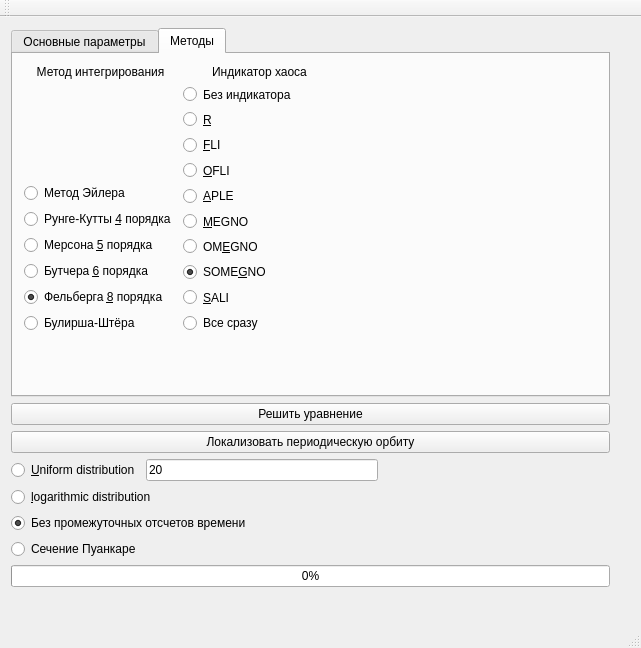
<?xml version="1.0" encoding="UTF-8"?>
<ui version="4.0">
 <class>MainWindow</class>
 <widget class="QMainWindow" name="MainWindow">
  <property name="geometry">
   <rect>
    <x>0</x>
    <y>0</y>
    <width>641</width>
    <height>648</height>
   </rect>
  </property>
  <property name="windowTitle">
   <string>Chaos Detector 128bit</string>
  </property>
  <widget class="QWidget" name="centralWidget">
   <widget class="QWidget" name="verticalLayoutWidget">
    <property name="geometry">
     <rect>
      <x>0</x>
      <y>0</y>
      <width>621</width>
      <height>581</height>
     </rect>
    </property>
    <layout class="QVBoxLayout" name="verticalLayout_2">
     <item>
      <widget class="QTabWidget" name="tabWidget">
       <property name="currentIndex">
        <number>1</number>
       </property>
       <widget class="QWidget" name="tab">
        <attribute name="title">
         <string>Основные параметры</string>
        </attribute>
        <widget class="QWidget" name="horizontalLayoutWidget">
         <property name="geometry">
          <rect>
           <x>0</x>
           <y>0</y>
           <width>203</width>
           <height>238</height>
          </rect>
         </property>
         <layout class="QHBoxLayout" name="horizontalLayout">
          <item>
           <layout class="QVBoxLayout" name="verticalLayout">
            <item>
             <widget class="QLabel" name="label_9">
              <property name="text">
               <string>Интервал времени</string>
              </property>
              <property name="alignment">
               <set>Qt::AlignCenter</set>
              </property>
             </widget>
            </item>
            <item>
             <spacer name="verticalSpacer_4">
              <property name="orientation">
               <enum>Qt::Vertical</enum>
              </property>
              <property name="sizeHint" stdset="0">
               <size>
                <width>20</width>
                <height>40</height>
               </size>
              </property>
             </spacer>
            </item>
            <item>
             <layout class="QHBoxLayout" name="horizontalLayout_2">
              <item>
               <widget class="QLabel" name="label">
                <property name="text">
                 <string>tmin</string>
                </property>
               </widget>
              </item>
              <item>
               <spacer name="horizontalSpacer">
                <property name="orientation">
                 <enum>Qt::Horizontal</enum>
                </property>
                <property name="sizeHint" stdset="0">
                 <size>
                  <width>40</width>
                  <height>20</height>
                 </size>
                </property>
               </spacer>
              </item>
              <item>
               <spacer name="horizontalSpacer_7">
                <property name="orientation">
                 <enum>Qt::Horizontal</enum>
                </property>
                <property name="sizeHint" stdset="0">
                 <size>
                  <width>40</width>
                  <height>20</height>
                 </size>
                </property>
               </spacer>
              </item>
              <item>
               <widget class="QLineEdit" name="lineEdit_tmin">
                <property name="text">
                 <string>0</string>
                </property>
                <property name="alignment">
                 <set>Qt::AlignRight|Qt::AlignTrailing|Qt::AlignVCenter</set>
                </property>
               </widget>
              </item>
             </layout>
            </item>
            <item>
             <layout class="QHBoxLayout" name="horizontalLayout_3">
              <item>
               <widget class="QLabel" name="label_2">
                <property name="text">
                 <string>tmax</string>
                </property>
               </widget>
              </item>
              <item>
               <spacer name="horizontalSpacer_2">
                <property name="orientation">
                 <enum>Qt::Horizontal</enum>
                </property>
                <property name="sizeHint" stdset="0">
                 <size>
                  <width>40</width>
                  <height>20</height>
                 </size>
                </property>
               </spacer>
              </item>
              <item>
               <spacer name="horizontalSpacer_6">
                <property name="orientation">
                 <enum>Qt::Horizontal</enum>
                </property>
                <property name="sizeHint" stdset="0">
                 <size>
                  <width>40</width>
                  <height>20</height>
                 </size>
                </property>
               </spacer>
              </item>
              <item>
               <widget class="QLineEdit" name="lineEdit_tmax">
                <property name="text">
                 <string>500</string>
                </property>
                <property name="alignment">
                 <set>Qt::AlignRight|Qt::AlignTrailing|Qt::AlignVCenter</set>
                </property>
               </widget>
              </item>
             </layout>
            </item>
            <item>
             <widget class="QLabel" name="label_20">
              <property name="text">
               <string>Константы интегратора</string>
              </property>
              <property name="alignment">
               <set>Qt::AlignCenter</set>
              </property>
             </widget>
            </item>
            <item>
             <layout class="QHBoxLayout" name="horizontalLayout_5">
              <item>
               <widget class="QLabel" name="label_3">
                <property name="text">
                 <string>h</string>
                </property>
               </widget>
              </item>
              <item>
               <spacer name="horizontalSpacer_3">
                <property name="orientation">
                 <enum>Qt::Horizontal</enum>
                </property>
                <property name="sizeHint" stdset="0">
                 <size>
                  <width>40</width>
                  <height>20</height>
                 </size>
                </property>
               </spacer>
              </item>
              <item>
               <spacer name="horizontalSpacer_8">
                <property name="orientation">
                 <enum>Qt::Horizontal</enum>
                </property>
                <property name="sizeHint" stdset="0">
                 <size>
                  <width>40</width>
                  <height>20</height>
                 </size>
                </property>
               </spacer>
              </item>
              <item>
               <widget class="QLineEdit" name="lineEdit_h">
                <property name="text">
                 <string>1e-4</string>
                </property>
                <property name="alignment">
                 <set>Qt::AlignRight|Qt::AlignTrailing|Qt::AlignVCenter</set>
                </property>
               </widget>
              </item>
             </layout>
            </item>
            <item>
             <layout class="QHBoxLayout" name="horizontalLayout_7">
              <item>
               <widget class="QLabel" name="label_6">
                <property name="text">
                 <string>eps</string>
                </property>
               </widget>
              </item>
              <item>
               <spacer name="horizontalSpacer_5">
                <property name="orientation">
                 <enum>Qt::Horizontal</enum>
                </property>
                <property name="sizeHint" stdset="0">
                 <size>
                  <width>40</width>
                  <height>20</height>
                 </size>
                </property>
               </spacer>
              </item>
              <item>
               <spacer name="horizontalSpacer_10">
                <property name="orientation">
                 <enum>Qt::Horizontal</enum>
                </property>
                <property name="sizeHint" stdset="0">
                 <size>
                  <width>40</width>
                  <height>20</height>
                 </size>
                </property>
               </spacer>
              </item>
              <item>
               <widget class="QLineEdit" name="lineEdit_eps">
                <property name="text">
                 <string>1e-18</string>
                </property>
                <property name="alignment">
                 <set>Qt::AlignRight|Qt::AlignTrailing|Qt::AlignVCenter</set>
                </property>
               </widget>
              </item>
             </layout>
            </item>
            <item>
             <widget class="QCheckBox" name="randomDeviationCheckBox">
              <property name="text">
               <string>Random deviation vector</string>
              </property>
              <property name="checked">
               <bool>false</bool>
              </property>
             </widget>
            </item>
           </layout>
          </item>
         </layout>
        </widget>
        <widget class="QWidget" name="verticalLayoutWidget_2">
         <property name="geometry">
          <rect>
           <x>250</x>
           <y>0</y>
           <width>301</width>
           <height>349</height>
          </rect>
         </property>
         <layout class="QVBoxLayout" name="verticalLayout_5">
          <item>
           <widget class="QLabel" name="label_15">
            <property name="text">
             <string>Диапазон начальных условий</string>
            </property>
            <property name="alignment">
             <set>Qt::AlignCenter</set>
            </property>
           </widget>
          </item>
          <item>
           <layout class="QHBoxLayout" name="horizontalLayout_6">
            <item>
             <widget class="QLabel" name="label_4">
              <property name="text">
               <string>xmin</string>
              </property>
             </widget>
            </item>
            <item>
             <spacer name="horizontalSpacer_4">
              <property name="orientation">
               <enum>Qt::Horizontal</enum>
              </property>
              <property name="sizeHint" stdset="0">
               <size>
                <width>40</width>
                <height>20</height>
               </size>
              </property>
             </spacer>
            </item>
            <item>
             <spacer name="horizontalSpacer_9">
              <property name="orientation">
               <enum>Qt::Horizontal</enum>
              </property>
              <property name="sizeHint" stdset="0">
               <size>
                <width>40</width>
                <height>20</height>
               </size>
              </property>
             </spacer>
            </item>
            <item>
             <widget class="QLineEdit" name="lineEdit_xmin">
              <property name="text">
               <string>-0.4249377</string>
              </property>
              <property name="alignment">
               <set>Qt::AlignRight|Qt::AlignTrailing|Qt::AlignVCenter</set>
              </property>
             </widget>
            </item>
           </layout>
          </item>
          <item>
           <layout class="QHBoxLayout" name="horizontalLayout_12">
            <item>
             <widget class="QLabel" name="label_16">
              <property name="text">
               <string>xmax</string>
              </property>
             </widget>
            </item>
            <item>
             <spacer name="horizontalSpacer_11">
              <property name="orientation">
               <enum>Qt::Horizontal</enum>
              </property>
              <property name="sizeHint" stdset="0">
               <size>
                <width>40</width>
                <height>20</height>
               </size>
              </property>
             </spacer>
            </item>
            <item>
             <spacer name="horizontalSpacer_12">
              <property name="orientation">
               <enum>Qt::Horizontal</enum>
              </property>
              <property name="sizeHint" stdset="0">
               <size>
                <width>40</width>
                <height>20</height>
               </size>
              </property>
             </spacer>
            </item>
            <item>
             <widget class="QLineEdit" name="lineEdit_xmax">
              <property name="text">
               <string>-0.4249375</string>
              </property>
              <property name="alignment">
               <set>Qt::AlignRight|Qt::AlignTrailing|Qt::AlignVCenter</set>
              </property>
             </widget>
            </item>
           </layout>
          </item>
          <item>
           <layout class="QHBoxLayout" name="horizontalLayout_13">
            <item>
             <widget class="QLabel" name="label_17">
              <property name="text">
               <string>dx</string>
              </property>
             </widget>
            </item>
            <item>
             <spacer name="horizontalSpacer_13">
              <property name="orientation">
               <enum>Qt::Horizontal</enum>
              </property>
              <property name="sizeHint" stdset="0">
               <size>
                <width>40</width>
                <height>20</height>
               </size>
              </property>
             </spacer>
            </item>
            <item>
             <spacer name="horizontalSpacer_14">
              <property name="orientation">
               <enum>Qt::Horizontal</enum>
              </property>
              <property name="sizeHint" stdset="0">
               <size>
                <width>40</width>
                <height>20</height>
               </size>
              </property>
             </spacer>
            </item>
            <item>
             <widget class="QLineEdit" name="lineEdit_dx">
              <property name="text">
               <string>0</string>
              </property>
              <property name="alignment">
               <set>Qt::AlignRight|Qt::AlignTrailing|Qt::AlignVCenter</set>
              </property>
             </widget>
            </item>
           </layout>
          </item>
          <item>
           <layout class="QHBoxLayout" name="horizontalLayout_14">
            <item>
             <widget class="QLabel" name="label_19">
              <property name="text">
               <string>mu</string>
              </property>
             </widget>
            </item>
            <item>
             <spacer name="horizontalSpacer_15">
              <property name="orientation">
               <enum>Qt::Horizontal</enum>
              </property>
              <property name="sizeHint" stdset="0">
               <size>
                <width>40</width>
                <height>20</height>
               </size>
              </property>
             </spacer>
            </item>
            <item>
             <spacer name="horizontalSpacer_16">
              <property name="orientation">
               <enum>Qt::Horizontal</enum>
              </property>
              <property name="sizeHint" stdset="0">
               <size>
                <width>40</width>
                <height>20</height>
               </size>
              </property>
             </spacer>
            </item>
            <item>
             <widget class="QLineEdit" name="lineEdit_mu">
              <property name="text">
               <string>0.5</string>
              </property>
              <property name="alignment">
               <set>Qt::AlignRight|Qt::AlignTrailing|Qt::AlignVCenter</set>
              </property>
             </widget>
            </item>
           </layout>
          </item>
          <item>
           <widget class="QLabel" name="label_18">
            <property name="text">
             <string>Дополнительные орбиты:</string>
            </property>
            <property name="alignment">
             <set>Qt::AlignCenter</set>
            </property>
           </widget>
          </item>
          <item>
           <widget class="QListWidget" name="listWidget"/>
          </item>
          <item>
           <widget class="QPushButton" name="pushButton_3">
            <property name="text">
             <string>Добавить</string>
            </property>
           </widget>
          </item>
          <item>
           <widget class="QPushButton" name="pushButton_4">
            <property name="text">
             <string>Удалить</string>
            </property>
           </widget>
          </item>
          <item>
           <layout class="QHBoxLayout" name="horizontalLayout_15">
            <item>
             <widget class="QLabel" name="label_24">
              <property name="text">
               <string>Интегрируем каждую орбиту:</string>
              </property>
             </widget>
            </item>
            <item>
             <widget class="QSpinBox" name="spinBox">
              <property name="minimum">
               <number>1</number>
              </property>
              <property name="maximum">
               <number>1000</number>
              </property>
              <property name="value">
               <number>1</number>
              </property>
             </widget>
            </item>
            <item>
             <widget class="QLabel" name="label_25">
              <property name="text">
               <string>раз</string>
              </property>
             </widget>
            </item>
           </layout>
          </item>
          <item>
           <layout class="QHBoxLayout" name="horizontalLayout_8">
            <item>
             <widget class="QLabel" name="label_8">
              <property name="text">
               <string>Число возвратов Пуанкаре</string>
              </property>
             </widget>
            </item>
            <item>
             <widget class="QLineEdit" name="lineEdit_nreturns"/>
            </item>
           </layout>
          </item>
         </layout>
        </widget>
       </widget>
       <widget class="QWidget" name="tab_2">
        <attribute name="title">
         <string>Методы</string>
        </attribute>
        <widget class="QWidget" name="horizontalLayoutWidget_2">
         <property name="geometry">
          <rect>
           <x>0</x>
           <y>0</y>
           <width>334</width>
           <height>290</height>
          </rect>
         </property>
         <layout class="QHBoxLayout" name="horizontalLayout_4">
          <item>
           <layout class="QVBoxLayout" name="verticalLayout_3">
            <item>
             <widget class="QLabel" name="label_5">
              <property name="text">
               <string>Метод интегрирования</string>
              </property>
              <property name="alignment">
               <set>Qt::AlignCenter</set>
              </property>
             </widget>
            </item>
            <item>
             <spacer name="verticalSpacer">
              <property name="orientation">
               <enum>Qt::Vertical</enum>
              </property>
              <property name="sizeHint" stdset="0">
               <size>
                <width>20</width>
                <height>40</height>
               </size>
              </property>
             </spacer>
            </item>
            <item>
             <widget class="QRadioButton" name="radioButton">
              <property name="text">
               <string>Метод Эйлера</string>
              </property>
              <property name="checked">
               <bool>false</bool>
              </property>
              <attribute name="buttonGroup">
               <string notr="true">buttonGroup</string>
              </attribute>
             </widget>
            </item>
            <item>
             <widget class="QRadioButton" name="radioButton_2">
              <property name="text">
               <string>Рунге-Кутты &amp;4 порядка</string>
              </property>
              <attribute name="buttonGroup">
               <string notr="true">buttonGroup</string>
              </attribute>
             </widget>
            </item>
            <item>
             <widget class="QRadioButton" name="radioButton_3">
              <property name="text">
               <string>Мерсона &amp;5 порядка</string>
              </property>
              <attribute name="buttonGroup">
               <string notr="true">buttonGroup</string>
              </attribute>
             </widget>
            </item>
            <item>
             <widget class="QRadioButton" name="radioButton_4">
              <property name="text">
               <string>Бутчера &amp;6 порядка</string>
              </property>
              <attribute name="buttonGroup">
               <string notr="true">buttonGroup</string>
              </attribute>
             </widget>
            </item>
            <item>
             <widget class="QRadioButton" name="radioButton_5">
              <property name="text">
               <string>Фельберга &amp;8 порядка</string>
              </property>
              <property name="checked">
               <bool>true</bool>
              </property>
              <attribute name="buttonGroup">
               <string notr="true">buttonGroup</string>
              </attribute>
             </widget>
            </item>
            <item>
             <widget class="QRadioButton" name="radioButton_13">
              <property name="text">
               <string>Булирша-Штёра</string>
              </property>
              <attribute name="buttonGroup">
               <string notr="true">buttonGroup</string>
              </attribute>
             </widget>
            </item>
           </layout>
          </item>
          <item>
           <layout class="QVBoxLayout" name="verticalLayout_4">
            <item>
             <widget class="QLabel" name="label_7">
              <property name="text">
               <string>Индикатор хаоса</string>
              </property>
              <property name="alignment">
               <set>Qt::AlignCenter</set>
              </property>
             </widget>
            </item>
            <item>
             <spacer name="verticalSpacer_2">
              <property name="orientation">
               <enum>Qt::Vertical</enum>
              </property>
              <property name="sizeHint" stdset="0">
               <size>
                <width>20</width>
                <height>40</height>
               </size>
              </property>
             </spacer>
            </item>
            <item>
             <spacer name="verticalSpacer_3">
              <property name="orientation">
               <enum>Qt::Vertical</enum>
              </property>
              <property name="sizeHint" stdset="0">
               <size>
                <width>20</width>
                <height>40</height>
               </size>
              </property>
             </spacer>
            </item>
            <item>
             <widget class="QRadioButton" name="radioButton_6">
              <property name="text">
               <string>Без индикатора</string>
              </property>
              <attribute name="buttonGroup">
               <string notr="true">buttonGroup_2</string>
              </attribute>
             </widget>
            </item>
            <item>
             <widget class="QRadioButton" name="radioButton_indicator_R">
              <property name="text">
               <string>&amp;R</string>
              </property>
              <property name="checked">
               <bool>false</bool>
              </property>
              <attribute name="buttonGroup">
               <string notr="true">buttonGroup_2</string>
              </attribute>
             </widget>
            </item>
            <item>
             <widget class="QRadioButton" name="radioButton_7">
              <property name="text">
               <string>&amp;FLI</string>
              </property>
              <property name="checked">
               <bool>false</bool>
              </property>
              <attribute name="buttonGroup">
               <string notr="true">buttonGroup_2</string>
              </attribute>
             </widget>
            </item>
            <item>
             <widget class="QRadioButton" name="radioButton_8">
              <property name="text">
               <string>&amp;OFLI</string>
              </property>
              <attribute name="buttonGroup">
               <string notr="true">buttonGroup_2</string>
              </attribute>
             </widget>
            </item>
            <item>
             <widget class="QRadioButton" name="radioButton_9">
              <property name="text">
               <string>&amp;APLE</string>
              </property>
              <attribute name="buttonGroup">
               <string notr="true">buttonGroup_2</string>
              </attribute>
             </widget>
            </item>
            <item>
             <widget class="QRadioButton" name="radioButton_10">
              <property name="text">
               <string>&amp;MEGNO</string>
              </property>
              <attribute name="buttonGroup">
               <string notr="true">buttonGroup_2</string>
              </attribute>
             </widget>
            </item>
            <item>
             <widget class="QRadioButton" name="radioButton_11">
              <property name="text">
               <string>OM&amp;EGNO</string>
              </property>
              <property name="checked">
               <bool>false</bool>
              </property>
              <attribute name="buttonGroup">
               <string notr="true">buttonGroup_2</string>
              </attribute>
             </widget>
            </item>
            <item>
             <widget class="QRadioButton" name="radioButton_18">
              <property name="text">
               <string>SOME&amp;GNO</string>
              </property>
              <property name="checked">
               <bool>true</bool>
              </property>
              <attribute name="buttonGroup">
               <string notr="true">buttonGroup_2</string>
              </attribute>
             </widget>
            </item>
            <item>
             <widget class="QRadioButton" name="radioButton_12">
              <property name="text">
               <string>&amp;SALI</string>
              </property>
              <attribute name="buttonGroup">
               <string notr="true">buttonGroup_2</string>
              </attribute>
             </widget>
            </item>
            <item>
             <widget class="QRadioButton" name="radioButton_16">
              <property name="text">
               <string>Все сразу</string>
              </property>
              <attribute name="buttonGroup">
               <string notr="true">buttonGroup_2</string>
              </attribute>
             </widget>
            </item>
           </layout>
          </item>
         </layout>
        </widget>
       </widget>
      </widget>
     </item>
     <item>
      <widget class="QPushButton" name="pushButton">
       <property name="text">
        <string>Решить уравнение</string>
       </property>
      </widget>
     </item>
     <item>
      <widget class="QPushButton" name="pushButton_2">
       <property name="text">
        <string>Локализовать периодическую орбиту</string>
       </property>
      </widget>
     </item>
     <item>
      <layout class="QVBoxLayout" name="verticalLayout_8">
       <item>
        <layout class="QHBoxLayout" name="horizontalLayout_17">
         <item>
          <widget class="QRadioButton" name="radioButton_14">
           <property name="text">
            <string>&amp;Uniform distribution</string>
           </property>
           <property name="checked">
            <bool>false</bool>
           </property>
          </widget>
         </item>
         <item>
          <widget class="QLineEdit" name="lineEdit_ncounts">
           <property name="text">
            <string>20</string>
           </property>
          </widget>
         </item>
         <item>
          <spacer name="horizontalSpacer_17">
           <property name="orientation">
            <enum>Qt::Horizontal</enum>
           </property>
           <property name="sizeHint" stdset="0">
            <size>
             <width>40</width>
             <height>20</height>
            </size>
           </property>
          </spacer>
         </item>
        </layout>
       </item>
       <item>
        <widget class="QRadioButton" name="radioButton_15">
         <property name="text">
          <string>&amp;logarithmic distribution</string>
         </property>
         <property name="checked">
          <bool>false</bool>
         </property>
        </widget>
       </item>
       <item>
        <widget class="QRadioButton" name="radioButton_17">
         <property name="text">
          <string>Без промежуточных отсчетов времени</string>
         </property>
         <property name="checked">
          <bool>true</bool>
         </property>
        </widget>
       </item>
       <item>
        <widget class="QRadioButton" name="radioButton_19">
         <property name="text">
          <string>Сечение Пуанкаре</string>
         </property>
         <property name="checked">
          <bool>false</bool>
         </property>
        </widget>
       </item>
      </layout>
     </item>
     <item>
      <widget class="QProgressBar" name="progressBar">
       <property name="value">
        <number>0</number>
       </property>
      </widget>
     </item>
    </layout>
   </widget>
  </widget>
  <widget class="QMenuBar" name="menuBar">
   <property name="geometry">
    <rect>
     <x>0</x>
     <y>0</y>
     <width>641</width>
     <height>19</height>
    </rect>
   </property>
  </widget>
  <widget class="QToolBar" name="mainToolBar">
   <attribute name="toolBarArea">
    <enum>TopToolBarArea</enum>
   </attribute>
   <attribute name="toolBarBreak">
    <bool>false</bool>
   </attribute>
  </widget>
  <widget class="QStatusBar" name="statusBar"/>
 </widget>
 <layoutdefault spacing="6" margin="11"/>
 <resources/>
 <connections/>
 <buttongroups>
  <buttongroup name="buttonGroup_2"/>
  <buttongroup name="buttonGroup"/>
 </buttongroups>
</ui>
